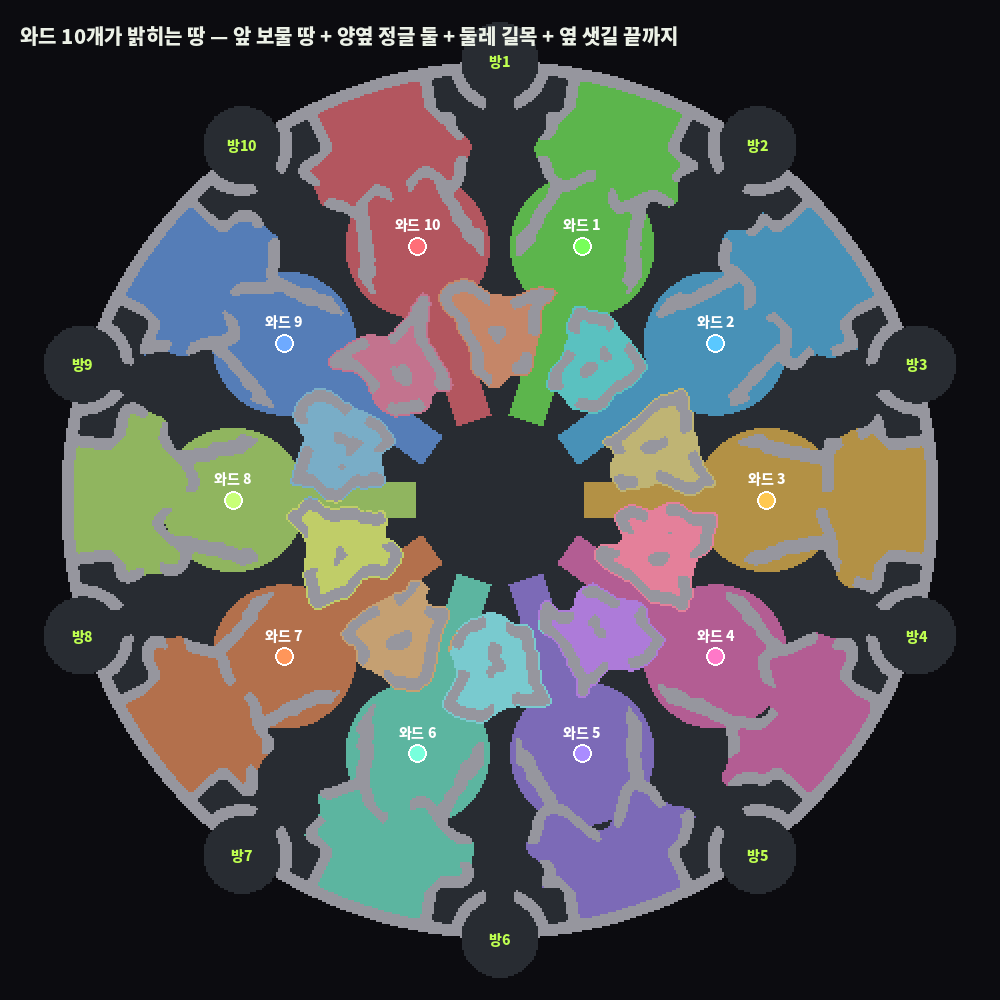

This chart was generated by the following Python code:
# 와드 10개가 밝히는 땅 그림 (wardsight.js와 같은 규칙): 앞 보물 땅 + 양옆 정글 둘 + 와드 둘레 26m 길목, 벽을 돌아 갈 수 있는 길로 닿는 곳만
import math, numpy as np
from PIL import Image, ImageDraw, ImageFont
from scipy import ndimage as nd
from skimage.graph import MCP_Geometric
a = np.array(Image.open('../assets/map/v7.png')).astype(float); raw = (a[..., 1] > 127).astype(float); reg = np.round(a[..., 0] / 12).astype(int)
F = nd.gaussian_filter(raw, 1, truncate=3, mode='nearest'); B = (F > .5) | (reg == 17); N = B.shape[0]; M = 360 / N
c = (np.arange(N) + .5) * M - 180; X, Z = np.meshgrid(c, c); R = np.hypot(X, Z); TH = np.arctan2(Z, X)
A0 = -math.pi / 2; ANG = [A0 + k * math.pi / 5 for k in range(10)]; MID = [x + math.pi / 10 for x in ANG]
angD = lambda t, m: np.abs(np.arctan2(np.sin(t - m), np.cos(t - m)))
COL = [(120, 255, 90), (90, 200, 255), (255, 200, 80), (255, 120, 200), (170, 140, 255), (120, 255, 220), (255, 150, 90), (200, 255, 120), (110, 170, 255), (255, 110, 120)]
img = np.zeros((N, N, 3)); img[~B] = (40, 44, 50); img[B & (reg != 17)] = (150, 150, 158); img[reg == 17] = (12, 12, 16)
cover = np.zeros((N, N), int) - 1
for k, m in enumerate(MID):
    r = 96
    while r > 80 and B[int((math.sin(m) * r + 180) / M), int((math.cos(m) * r + 180) / M)]: r -= 1
    wx, wz = math.cos(m) * r, math.sin(m) * r
    dm = angD(TH, m); sect = (dm <= math.pi / 5 + .05) & (R >= 30) & (R <= 160)
    pas = sect & ~B
    inR = ((reg >= 11) & (reg <= 15) & (dm < math.pi / 10)) | ((reg == 3) & (dm < math.pi / 5)) | (np.hypot(X - wx, Z - wz) < 26) | ((np.abs(-X * math.sin(m) + Z * math.cos(m)) < 6.5) & ((X * math.cos(m) + Z * math.sin(m)) > 30) & ((X * math.cos(m) + Z * math.sin(m)) < 100))
    s = (int((wz + 180) / M), int((wx + 180) / M)); mcp = MCP_Geometric(np.where(pas, 1., np.inf)); D, _ = mcp.find_costs([s])
    got = np.isfinite(D) & inR & pas
    cover[got & (cover < 0)] = k
    img[got] = img[got] * .35 + np.array(COL[k]) * .65
    globals().setdefault('WP', []).append((wx, wz))
Z2 = 2; pic = Image.fromarray(img.astype(np.uint8)).resize((N * Z2, N * Z2), Image.NEAREST); d = ImageDraw.Draw(pic)
f = ImageFont.truetype('/usr/share/fonts/opentype/noto/NotoSansCJK-Black.ttc', 20); fs = ImageFont.truetype('/usr/share/fonts/opentype/noto/NotoSansCJK-Black.ttc', 14)
toP = lambda x, z: ((x + 180) / M * Z2, (z + 180) / M * Z2)
for k, (wx, wz) in enumerate(WP):
    x, y = toP(wx, wz); d.ellipse([x - 9, y - 9, x + 9, y + 9], fill=COL[k], outline=(255, 255, 255), width=2); d.text((x, y - 22), f'와드 {k + 1}', fill=(255, 255, 255), font=fs, anchor='mm')
for k, a_ in enumerate(ANG):
    x, y = toP(math.cos(a_) * 158, math.sin(a_) * 158); d.text((x, y), f'방{k + 1}', fill=(190, 255, 80), font=fs, anchor='mm')
d.text((20, 20), '와드 10개가 밝히는 땅 — 앞 보물 땅 + 양옆 정글 둘 + 둘레 길목 + 옆 샛길 끝까지', fill=(235, 240, 230), font=f)
pic.save('map_v7_wards.png'); print('ok')
